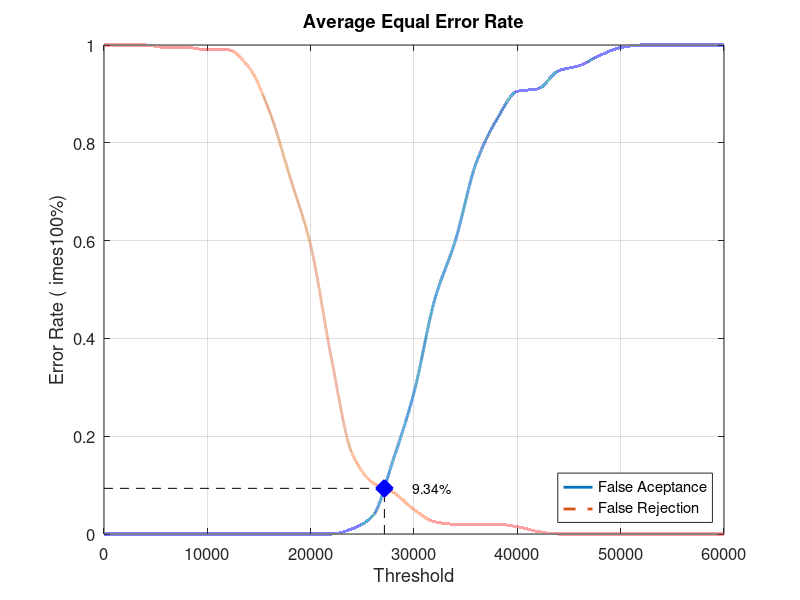
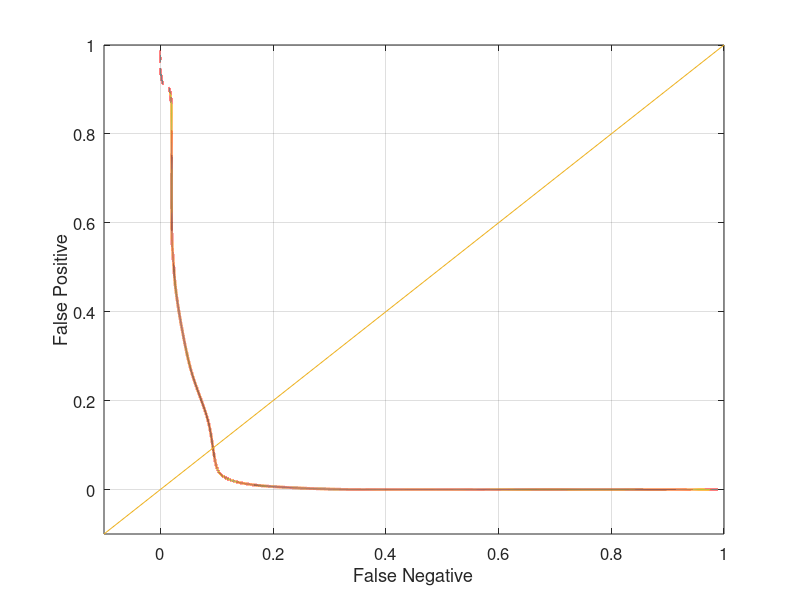

The MATLAB script that drew these images, in order:
close all;
clear;
clc;
x = 0:2000:60000;
xq = 0:0.5:60000;

y0 = [0 0 0 0 0 0 0 0 0 0 0 0 0.0105263 0.0368421 0.152632 0.289474 0.478947 0.6 0.757895 0.847368 0.905263 0.910526 0.947368 0.957895 0.978947 0.994737 1 1 1 1 1]
yy0 = interp1(x, y0, xq, 'pchip');
y1 = [1 1 1 0.995 0.995 0.99 0.99 0.955 0.865 0.73 0.59 0.36 0.165 0.105 0.085 0.05 0.025 0.02 0.02 0.02 0.015 0.005 0 0 0 0 0 0 0 0 0]
yy1 = interp1(x, y1, xq, 'pchip');

% Calculating EER: 
y2 = abs(y0 - y1);
find(y2 == min(y2))
yy2 = abs(yy0 - yy1);
xEER = find(yy2 == min(yy2));
xEERIndex = xq(xEER) % X-axis EER
yEER = yy0(xEER) % Y-axis EER

main = figure
plot(xq, yy0,'-','LineWidth', 2);	hold on
plot(xq, yy1,'--','LineWidth', 2);	hold on
plot([xEERIndex xEERIndex], [0 yEER], 'k--');	hold on
plot([0 xEERIndex], [yEER yEER], 'k--');	hold on
plot(xEERIndex, yEER, 'bx', 'LineWidth', 10);	hold on
text(xEERIndex + 10 * xEERIndex / 100, yEER, [num2str(round((10000 * yEER)) / 100) '%'])
legend('False Aceptance', 'False Rejection', 'Location', 'SouthEast')
xlabel('Threshold')
ylabel('Error Rate (	imes100%)')
title('Average Equal Error Rate')
set(gca, 'FontSize', 12)
axis([0 60000 0 1])
grid on

print(main, 'Database2_1Main', '-dpng');
FNRxFPR = figure('Color', [1 1 1]);
plot(yy1, yy0, '-', yy1, yy0, 'LineWidth', 2);
hold on
y = -0.1:0.1:1
plot(y, y); 
set(gca, 'FontSize', 12)
xlabel('False Negative')
ylabel('False Positive')
axis([-0.1 1 -0.1 1])
set(gca, 'FontSize', 12)
grid on

print(FNRxFPR, 'Database2_1FNRxFPR','-dpng');
